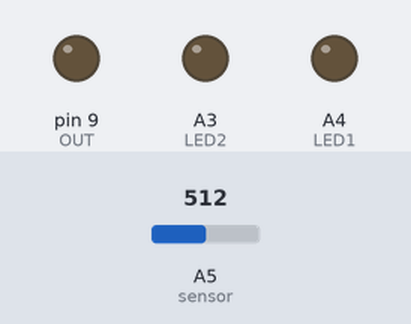
The sketch below on a simulated Arduino Uno, built with avr-gcc and run on an emulated ATmega328P. On the bench: output pins drawn as LEDs (lit = HIGH). Inputs (shaded band) come from the test bench; at power-on: A5 (sensor) = 512.

Above: at 1.2 s.
1.3 s: A5 (sensor) set to 53
2.8 s: A5 (sensor) set to 45
At 4.2 s:
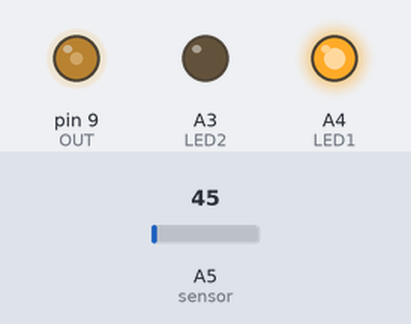
At 6.5 s:
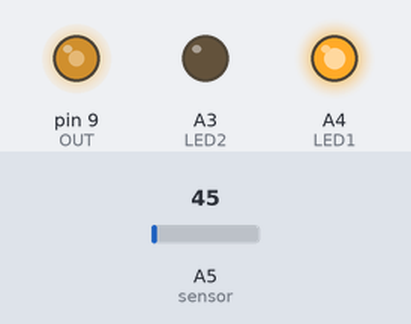
Timing chart, 0 to 31.3 s (numbered marks = the images above; inputs shaded):
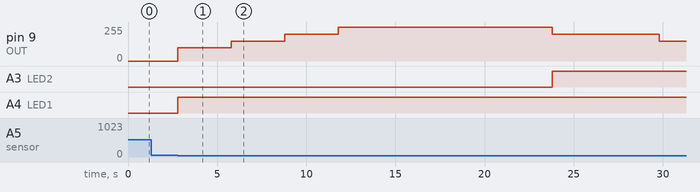

The sketch:

Intensity_Control.ino
```cpp
int sensor = A5;

int LED1 = A4;
int LED2 = A3;

int OUT = 9;

int del = 3000;

void setup() {
  pinMode(sensor, INPUT);

  pinMode(LED1, OUTPUT);
  pinMode(LED2, OUTPUT);
  pinMode(OUT,  OUTPUT);

}

void loop() {
  if (analogRead(sensor)<50){
    analogWrite(OUT, 100);      // 5:00 PM
    digitalWrite(LED1, HIGH);
    delay(del);

    analogWrite(OUT, 150);      // 6:00PM
    delay(del);

    analogWrite(OUT, 200);      // 7:00 PM
    delay(del);

    analogWrite(OUT, 255);      // 8:00 PM
    delay(del);

    analogWrite(OUT, 255);      // 9:00 PM
    delay(del);

    analogWrite(OUT, 255);      // 10:00 PM
    delay(del);

    analogWrite(OUT, 255);      // 11:00 PM
    delay(del);

    analogWrite(OUT, 200);      // 12:00 AM
    digitalWrite(LED2, HIGH);
    delay(del);

    analogWrite(OUT, 200);      // 1:00 AM
    delay(del);

    analogWrite(OUT, 150);      // 2:00 AM
    delay(del);

    analogWrite(OUT, 150);      // 3:00 AM
    delay(del);

    analogWrite(OUT, 100);      // 4:00 AM
    delay(del);

    analogWrite(OUT, 100);      // 5:00 AM
    delay(del);

    analogWrite(OUT, 0);

    digitalWrite(LED1, LOW);
    digitalWrite(LED2, LOW);
  }
}
```

Measured:
- the behaviour switches between 50 and 49 on A5 (sensor) (found by bisection; images 0 and 1)
- after the input at 1.3 s, every drawn part: stays the same
- after the input at 2.8 s, pin 9 (OUT): 0/255 → 100/255 at once, → 150/255 3.0 s later, → 200/255 3.0 s later, → 255/255 3.0 s later, … (6 changes in this stretch); A3 (LED2): LOW → HIGH after 21.0 s; A4 (LED1): LOW → HIGH at once
